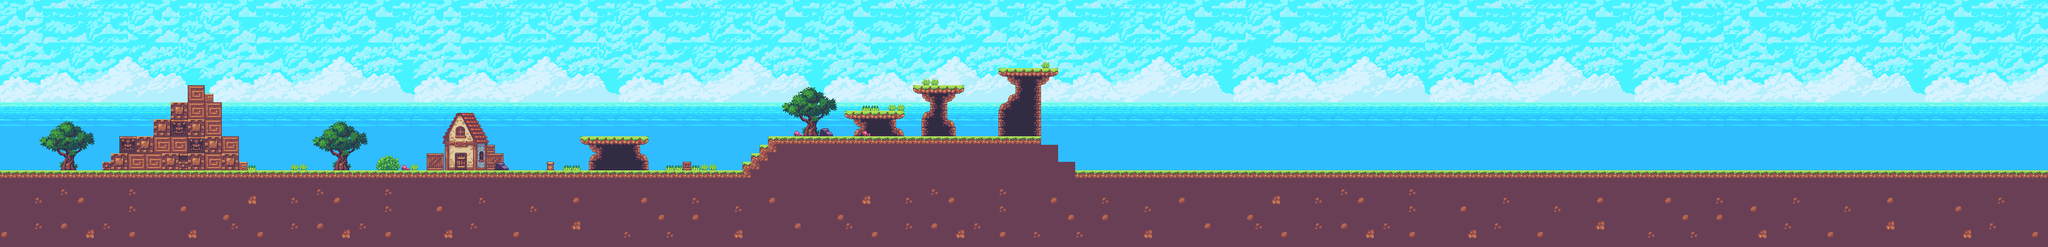

A level layout from a 2D game, rendered from its tile map. Below: a short description, then the map file with tile-grid data replaced by summaries:
An orthogonal 240x29 tile map with 16x16 px tiles, 3 tile layers (Background, Graphic layer, Mid Layer), 3 tilesets and 16 objects.

<map version="1.2" tiledversion="1.2.4" orientation="orthogonal" renderorder="right-down" width="240" height="29" tilewidth="16" tileheight="16" infinite="0" nextlayerid="14" nextobjectid="145">
 <tileset firstgid="1" source="props.tsx" />
 <tileset firstgid="365" source="back.tsx" />
 <tileset firstgid="725" source="tileset.tsx" />
 <layer id="1" name="Background" width="240" height="29">
  <data>[6960 cells, 6960 non-empty, 376 distinct tile ids]</data>
 </layer>
 <layer id="2" name="Graphic layer" width="240" height="29">
  <data>[6960 cells, 280 non-empty, 158 distinct tile ids]</data>
 </layer>
 <layer id="6" name="Mid Layer" width="240" height="29">
  <data>[6960 cells, 199 non-empty, 81 distinct tile ids]</data>
 </layer>
 <objectgroup id="3" name="Ground">
  <object id="112" x="384.352" y="320.035" width="3233.78" height="144.026" />
  <object id="113" x="1088.35" y="256.061" width="128" height="16" />
  <object id="114" x="1440.35" y="256.061" width="584.667" height="16" />
  <object id="115" x="1584.35" y="208.061" width="112" height="16" />
  <object id="116" x="384.352" y="176.061" width="32" height="144" />
  <object id="117" x="384.352" y="0.0606061" width="16" height="176" />
  <object id="118" x="416.352" y="256.061" width="32" height="64" />
  <object id="119" x="448.352" y="304.061" width="16" height="16" />
  <object id="120" x="1392.35" y="304.061" width="32" height="16" />
  <object id="121" x="1408.35" y="288.061" width="32" height="16" />
  <object id="122" x="1424.35" y="272.061" width="32" height="16" />
  <object id="123" x="400" y="0" width="2832" height="16" />
  <object id="124" x="3216" y="16" width="16" height="304" />
  <object id="141" x="430" y="-105" width="3" height="3" />
  <object id="142" x="1712" y="160" width="96.1818" height="16" />
  <object id="144" x="1872" y="128" width="112" height="16" />
 </objectgroup>
 <objectgroup id="5" name="Pipes" />
 <objectgroup id="4" name="Coins" />
</map>
